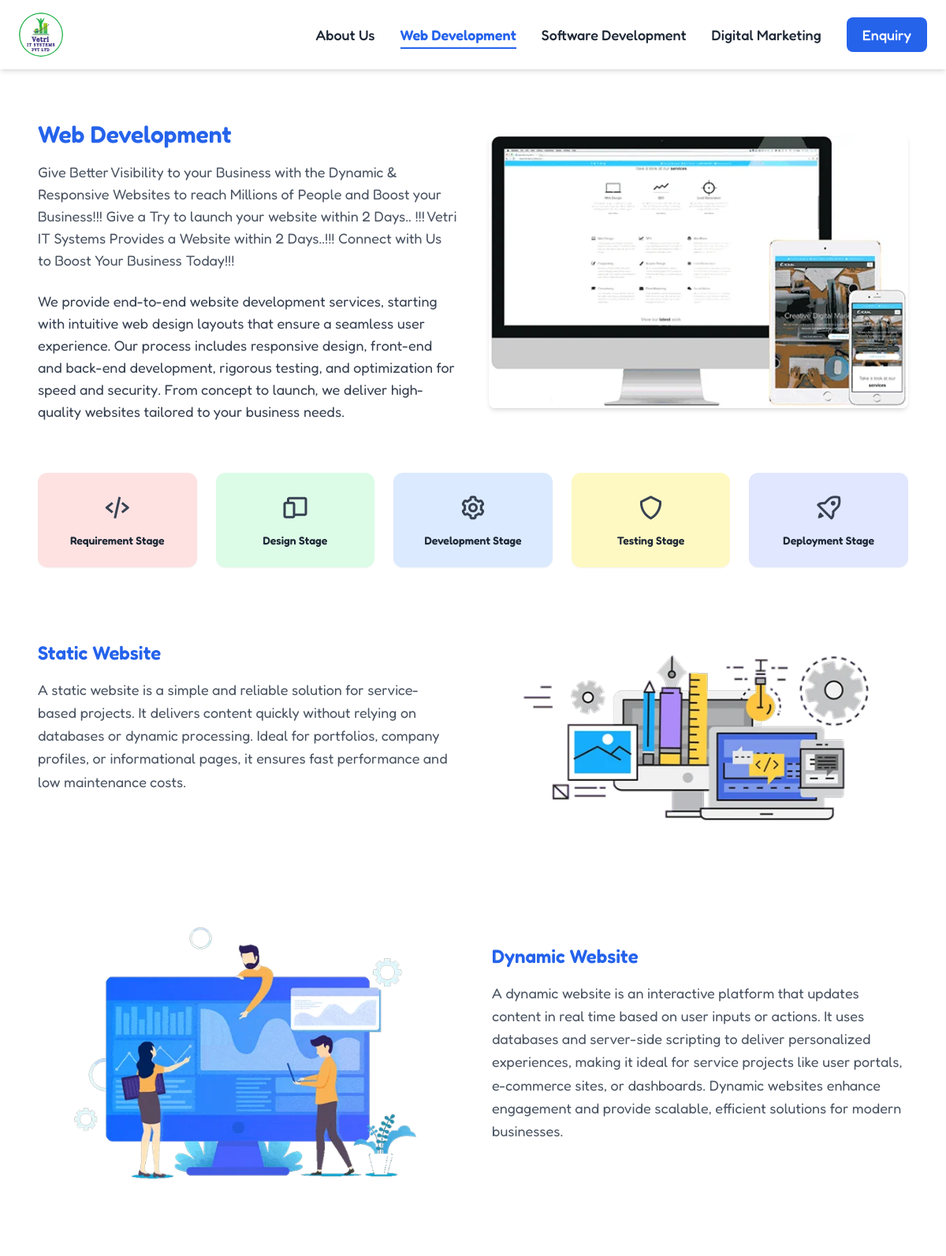
The page /web_development/ (upper part) on the database its author committed.
### pages/models.py (models this page shows, shortened)
class WebDevelopmentPage(models.Model):
    title = models.CharField(max_length=200)
    subtitle = models.TextField()
    description = RichTextField()
    hero_image = models.ImageField(upload_to='web/')

class WebFeature(models.Model):
    page = models.ForeignKey(WebDevelopmentPage, on_delete=models.CASCADE, related_name="features")
    icon_class = models.CharField(
        max_length=50,
        help_text="Example: bx bx-code-alt"
    )
    bg_color = models.CharField(
        max_length=20,
        help_text="Tailwind color: bg-red-100, bg-green-100"
    )
    title = models.CharField(max_length=100)

class ServiceSection(models.Model):
    PAGE_TYPE = (
        ('web', 'web_devlopment'),
        ('software', 'software_devlopment'),
        ('digital', 'digital_marketing'),
        ('about', 'about_us'),
    )
    page_type = models.CharField(
        max_length=20,
        choices = PAGE_TYPE
        )
    title = models.CharField(max_length=200)
    description = models.TextField()
    image = models.ImageField(upload_to="services/")
    IMAGE_POSITION = (
        ('left', 'Image Left'),
        ('right', 'Image Right'),
    )
    image_position = models.CharField(
        max_length=10,
        choices=IMAGE_POSITION,
        default='right'
    )

### pages/views.py (the view)
# urls.py: path('web_development/', views.web_development, name='web_development'),
def web_development(request):
    page = WebDevelopmentPage.objects.first()
    services = ServiceSection.objects.filter(page_type='web')
    price = PricingSection.objects.filter(page_type='web')
    context = {
        'page': page,
        'services': services,
        'price': price,
    }
    return render(request, 'pages/web_development.html', context)

### pages/context_processors.py (called while the page is built)
def enquiry_modal_data(request):
    return {
        "enquiry_modal": EnquiryModal.objects.first()
    }

### pages/templates/pages/web_development.html (shortened to what this page needs)
{% extends 'pages/base.html' %}
{% load static %}
{% block content %}
<section class="max-w-7xl mx-auto px-6 py-16 grid md:grid-cols-2 gap-10 items-center">
  <div>
    <h1 class="text-3xl font-semibold text-blue-600 mb-4">
      {{ page.title }}
    </h1>
    <p class="text-gray-600 mb-6">
      {{ page.subtitle }}
    </p>
    <div class="prose max-w-none text-gray-700">
      {{ page.description|safe }}
    </div>
  </div>
  <div class="flex justify-center">
    <img src="{{ page.hero_image.url }}" class="max-w-full rounded-lg shadow-md">
  </div>
</section>
<section class="max-w-7xl mx-auto px-6 pb-20">
  <div class="grid grid-cols-2 md:grid-cols-5 gap-6">
    {% for feature in page.features.all %}
    <div class="{{ feature.bg_color }} p-6 rounded-xl flex flex-col items-center justify-center shadow-sm hover:shadow-md transition">
      <i class="{{ feature.icon_class }} text-4xl text-gray-700 mb-3"></i>
      <p class="text-sm font-semibold text-gray-800 text-center">
        {{ feature.title }}
      </p>
    </div>
    {% endfor %}
  </div>
  {% for service in services %}
  <div class="grid md:grid-cols-2 gap-12 py-12 items-center">
    {% if service.image_position == 'left' %}
      <div class="flex justify-center">
        <img src="{{ service.image.url }}" class="max-w-md">
      </div>
    {% endif %}
    <div>
      <h3 class="text-2xl font-semibold text-blue-600 mb-4">
        {{ service.title }}
      </h3>
      <p class="text-gray-600 leading-relaxed">
        {{ service.description }}
      </p>
    </div>
    {% if service.image_position == 'right' %}
      <div class="flex justify-center">
        <img src="{{ service.image.url }}" class="max-w-md">
      </div>
    {% endif %}
  </div>
  {% endfor %}
</section>
{% endblock %}

### rows shown on the page
WebDevelopmentPage: title "Web Development", subtitle "Give Better Visibility to your Business with the Dynamic & Responsive Websites to reach Millions of People and Boost your Business!!! Give a Try to launch your website within 2 Days.. !!! Vetri IT Systems Provides a Website within 2 Days..!!! Connect with Us to Boost Your Business Today!!!", description "We provide end-to-end website development services, starting with intuitive web design layouts that ensure a seamless user experience. Our process includes responsive design, front-end and back-end development, rigorous testing, and optimization for speed and security. From concept to launch, we deliver high-quality websites tailored to your business needs.", hero_image (picture)
WebFeature: title "Requirement Stage"
WebFeature: title "Design Stage"
WebFeature: title "Development Stage"
WebFeature: title "Testing Stage"
WebFeature: title "Deployment Stage"
ServiceSection: title "Static Website", description "A static website is a simple and reliable solution for service-based projects. It delivers content quickly without relying on databases or dynamic processing. Ideal for portfolios, company profiles, or informational pages, it ensures fast performance and low maintenance costs.", image (picture)
ServiceSection: image (picture), title "Dynamic Website", description "A dynamic website is an interactive platform that updates content in real time based on user inputs or actions. It uses databases and server-side scripting to deliver personalized experiences, making it ideal for service projects like user portals, e-commerce sites, or dashboards. Dynamic websites enhance engagement and provide scalable, efficient solutions for modern businesses."
